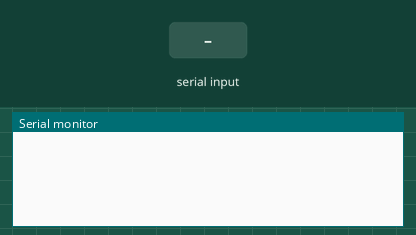
Bench run of a sketch on a simulated Arduino Uno, built with avr-gcc and run on an emulated ATmega328P. On the bench: the last lines printed to the serial monitor. Inputs (shaded band) come from the test bench.

Above: at 1.2 s.
1.3 s: "1" received over Serial
At 2.5 s:
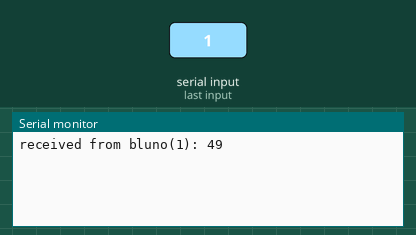
2.8 s: "1" received over the second serial link
At 3.7 s:
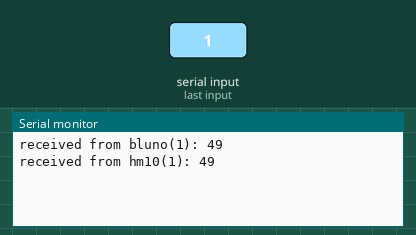
4.3 s: "0" received over Serial
At 4.9 s:
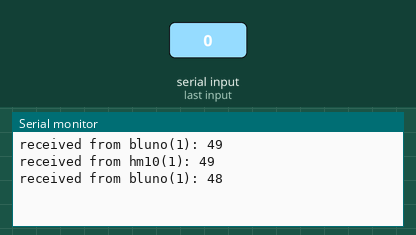
5.8 s: "0" received over the second serial link
At 7.2 s:
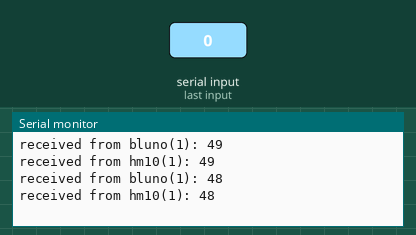

Measured:
- after the input at 1.3 s, the serial monitor: prints a new line at once (image 1)
- after the input at 2.8 s, the serial monitor: prints a new line at once (image 2)
- after the input at 4.3 s, the serial monitor: prints a new line at once (image 3)
- after the input at 5.8 s, the serial monitor: prints a new line at once (image 4)

The sketch:

BlunoNano_HM10.ino
```cpp
#include <SoftwareSerial.h>

SoftwareSerial hm10(5, 6); // RX, TX

void setup() {
  Serial.begin(115200);  //initial the Serial
  hm10.begin(115200);
}

void loop() {
  int serial_len, hm10_len;
  if ((serial_len = Serial.available())) {
    Serial.print("received from bluno(" + String(serial_len) + "): ");
    for (int i=0;i<serial_len;i++)
      Serial.print(String((int)Serial.read()) + " ");
    Serial.println();
  }
  if ((hm10_len = hm10.available())) {
    Serial.print("received from hm10(" + String(hm10_len) + "): ");
    for (int i=0;i<hm10_len;i++)
      Serial.print(String((int)hm10.read()) + " ");
    Serial.println();
  }
}
```
